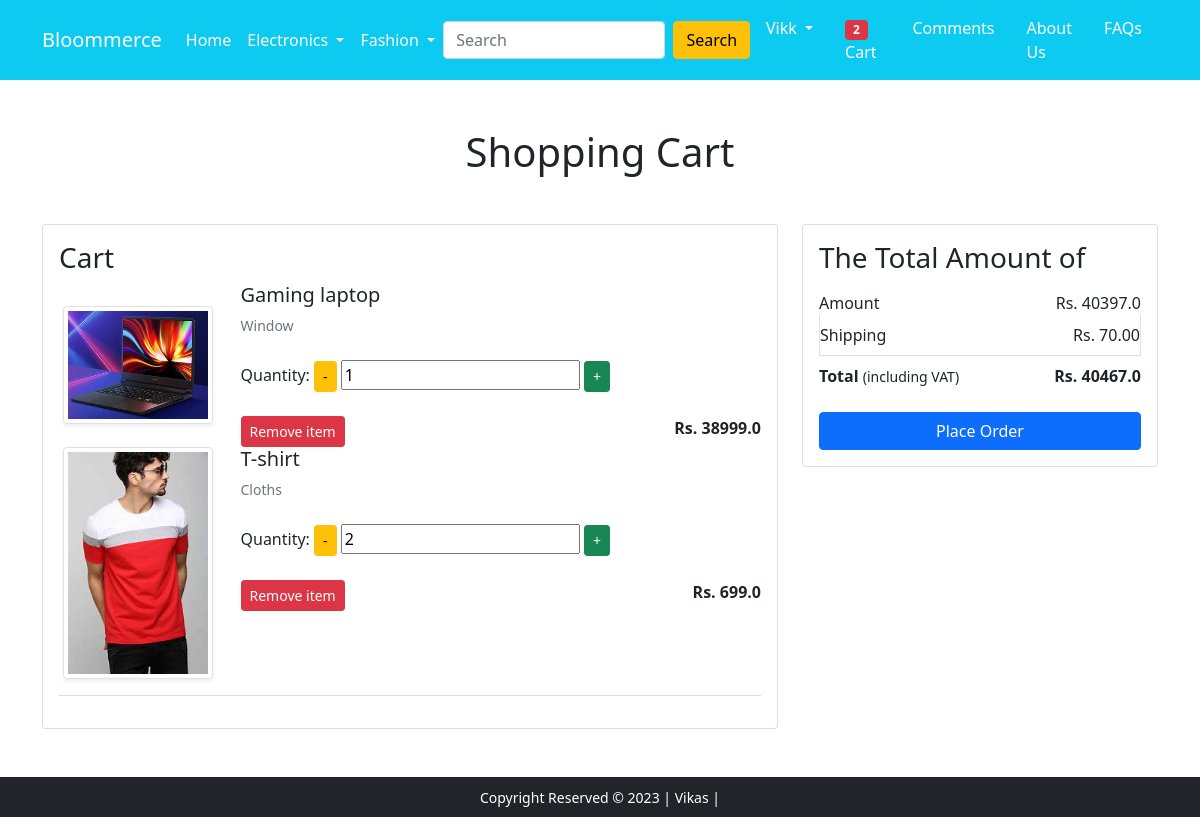
Page /cart/ (signed in) on the earlier database version.
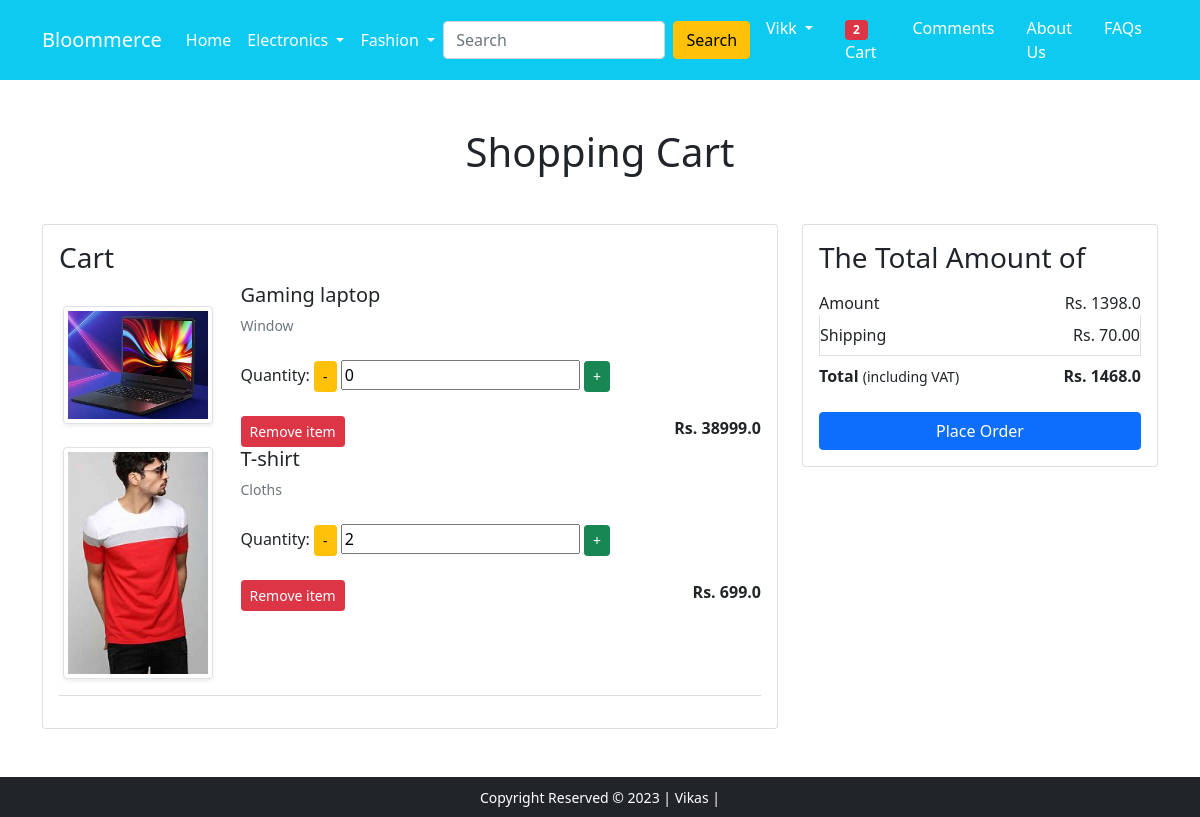
Same page on the later database version.
### app/models.py (models this page shows, shortened)
class Cart(models.Model):
    user = models.ForeignKey(User, on_delete=models.CASCADE)
    product = models.ForeignKey(Product, on_delete=models.CASCADE)
    quantity = models.PositiveIntegerField(default=1)

class Product(models.Model):
    user = models.ForeignKey(User, on_delete=models.CASCADE, null=True)
    title = models.CharField(max_length=100)
    price = models.FloatField()
    discount_price = models.FloatField()
    description = models.TextField()
    brand = models.CharField(max_length=100)
    category = models.CharField(choices=CATEGORY_CHOICES, max_length=30)
    product_image = models.ImageField(upload_to='productimg')

### app/views.py (the view)
# urls.py: path('cart/', views.show_cart, name='cart'),
@login_required(login_url='/accounts/login')
def show_cart(request):
    if request.user.is_authenticated:
        total_item = 0
        user = request.user
        carts = Cart.objects.filter(user=user)
        amount = 0.0
        shiping = 70.0
        total_amount = 0.0
        cart_product = [p for p in Cart.objects.all() if p.user == user]
        if request.user.is_authenticated:
            total_item = len(Cart.objects.filter(user=request.user))
        if cart_product:
            for p in cart_product:
                tempamount = p.quantity * p.product.price
                amount += tempamount
                totalamount = shiping + amount
            return render(request, 'app/addtocart.html', {'carts':carts, 'totalamount':totalamount, 'amount':amount, 'total_item':total_item})
        else:
            return render(request, 'app/emptycart.html')

### app/templates/app/addtocart.html (shortened to what this page needs)
{% extends 'app/base.html' %}
{% load static %}
{% block main-content %}
<div class="container my-5">
 <div class="row">
  <h1 class="text-center mb-5">Shopping Cart</h1>
  <div class="col-sm-8">
  <div class="card">
   <div class="card-body">
    <h3>Cart</h3>
    {% for cart in carts %}
    <div class="row">
     <div class="col-sm-3 text-center align-self-center"><img src="{{cart.product.product_image.url}}" alt="" srcset="" class="img-fluid img-thumbnail shadow-sm" height="150" width="150"> </div>
     <div class="col-sm-9">
      <div>
       <h5>{{cart.product.title}}</h5>
       <p class="mb-2 text-muted small">{{cart.product.description}}</p>
       <div class="my-4">
        <form method="POST" action="{% url 'update_cart' cart.id %}">
          <label for="quantity">Quantity:</label>
          <button type="submit" class="btn btn-sm btn-warning mr-3" name="update" value="-1">-</button>
          <input type="number" name="quantity" value="{{ cart.quantity }}">
          <button type="submit" class="btn btn-sm btn-success mr-3" name="update" value="1">+</button>
        </form>
      </div>
       <div class="d-flex justify-content-between mt-2">
        <a href="{% url 'remove' cart.id %}" class="btn btn-sm btn-danger mr-3">Remove item </a>
        <p class="mb-0"><span><strong>Rs. {{cart.product.price}}</strong></span></p>
       </div>
      </div>
     </div>
    </div>
    {% endfor %}
    <hr class="text-muted">
   </div>
   </div>
  </div>
  <div class="col-sm-4">
   <div class="card">
    <div class="card-body">
      <h3>The Total Amount of</h3>
      <ul class="list-group">
       <li class="list-group-item d-flex justify-content-between align-items-center border-0 px-0 pb-0">Amount<span>Rs. {{ amount }}</span></li>
       <li class="list-group-item d-flex justify-content-between align-items-center px-0">Shipping<span>Rs. 70.00</span></li>
       <li class="list-group-item d-flex justify-content-between align-items-center border-0 px-0 mb-3">
        <div>
           <strong>Total</strong> <small>(including VAT)</small>
         </div>
         <span><strong>Rs. {{ totalamount }}</strong></span>
       </li>
      </ul>
      <div class="d-grid"><a href="{% url 'checkout' %}" class="btn btn-primary">Place Order</a></div>
    </div>
   </div>
  </div>
 </div>
</div>
{% endblock main-content %}

### app/templates/app/base.html (shortened to what this page needs)
<!doctype html>
{% load static %}
<html lang="en">
  <head>
    <link href="https://cdn.jsdelivr.net/npm/bootstrap@5.0.0-beta1/dist/css/bootstrap.min.css" rel="stylesheet">
    <link rel="stylesheet" href="{% static 'app/css/owl.carousel.min.css' %}">
    <link rel="stylesheet" href="{% static 'app/css/all.min.css' %}">
    <link rel="stylesheet" href="{% static 'app/css/style.css' %}">
  </head>
  <body>
    <nav class="navbar navbar-expand-lg navbar-dark bg-info">
     <div class="container">
       <a class="navbar-brand" href="/">Bloommerce</a>
       <div class="collapse navbar-collapse" id="navbarSupportedContent">
         <ul class="navbar-nav me-auto mb-2 mb-lg-0">
           <li class="nav-item">
             <a class="nav-link active" aria-current="page" href="/">Home</a>
           </li>
           <li class="nav-item dropdown">
             <a class="nav-link dropdown-toggle text-white" href="#" id="electronicsDropdown" role="button" data-bs-toggle="dropdown" aria-expanded="false">
               Electronics
             </a>
           </li>
           <li class="nav-item dropdown">
             <a class="nav-link dropdown-toggle text-white" href="#" id="fashionDropdown" role="button" data-bs-toggle="dropdown" aria-expanded="false">
               Fashion
             </a>
           </li>
         </ul>
         <form class="d-flex" action="{% url 'search' %}" method="get">
           <input class="form-control me-2" name="query" id="query" type="search" placeholder="Search" aria-label="Search">
           <button class="btn btn-warning" type="submit">Search</button>
         </form>
         <div>
          <ul class="navbar-nav me-auto mb-2 mb-lg-0">
            {% if request.user.is_authenticated %}
            <li class="nav-item dropdown mx-2">
                <a class="nav-link dropdown-toggle text-white" href="#" id="profileDropdown" role="button" data-bs-toggle="dropdown" aria-expanded="false">
                    {{ request.user.username|capfirst }}
                </a>
            </li>
            <li class="nav-item mx-2">
                <a href="{% url 'cart' %}" class="nav-link text-white"><span class="badge bg-danger">{{total_item}}</span> Cart </a>
            </li>
            <li class="nav-item mx-2">
                <a href="{% url 'comment' %}" class="nav-link text-white">Comments</a>
            </li>
            {% endif %}
            <li class="nav-item mx-2">
              <a href="{% url 'about' %}" class="nav-link text-white">About Us</a>
            </li>
            <li class="nav-item mx-2">
              <a href="{% url 'faqs' %}" class="nav-link text-white">FAQs</a>
            </li>
          </ul>
         </div>
       </div>
     </div>
    </nav>
    {% block main-content %} {% endblock main-content %}
    <footer class="container-fluid bg-dark text-center p-2 mt-5">
        <small class="text-white">Copyright Reserved &copy; 2023 | Vikas | </small>
    </footer>
  </body>
</html>

Differences in the rows shown:
changed Cart "Gaming laptop": quantity "1" → "0"
Other differences:
{{ amount }}: "40397.0" → "1398.0"
{{ totalamount }}: "40467.0" → "1468.0"
